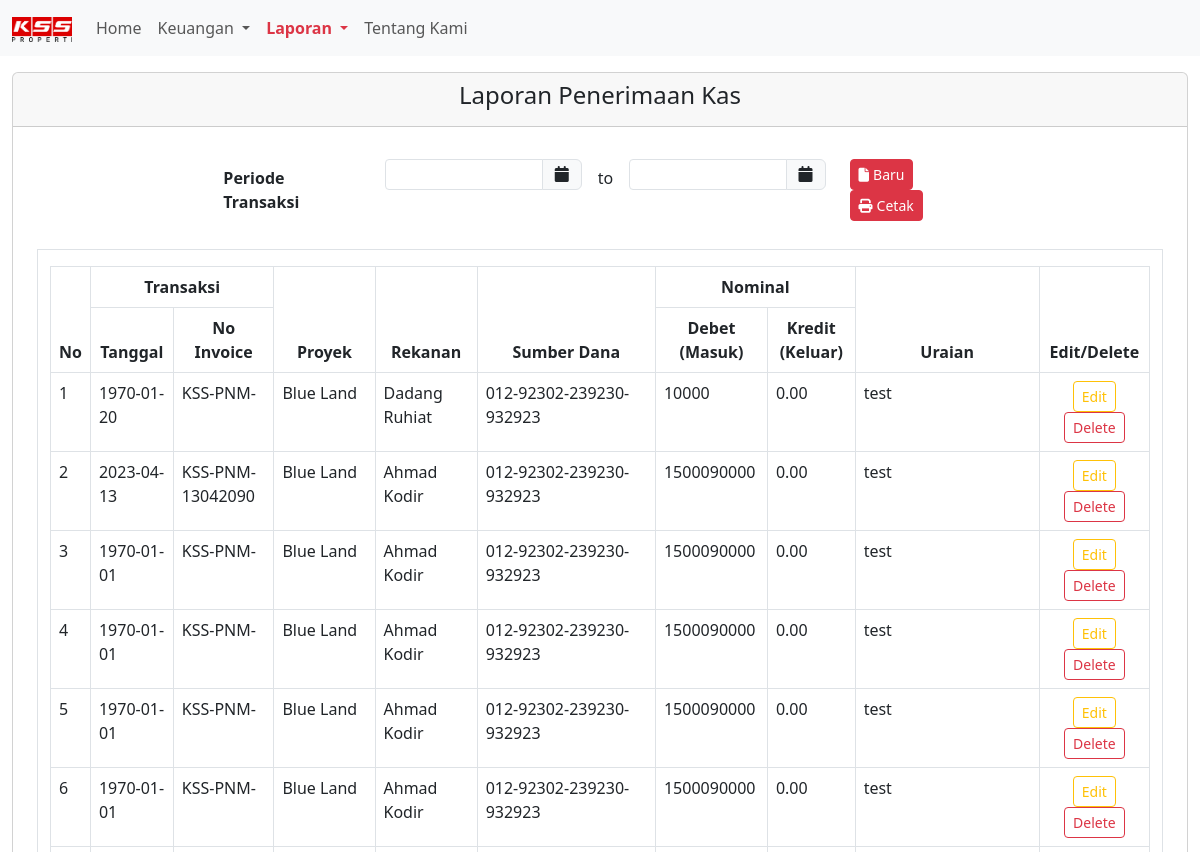
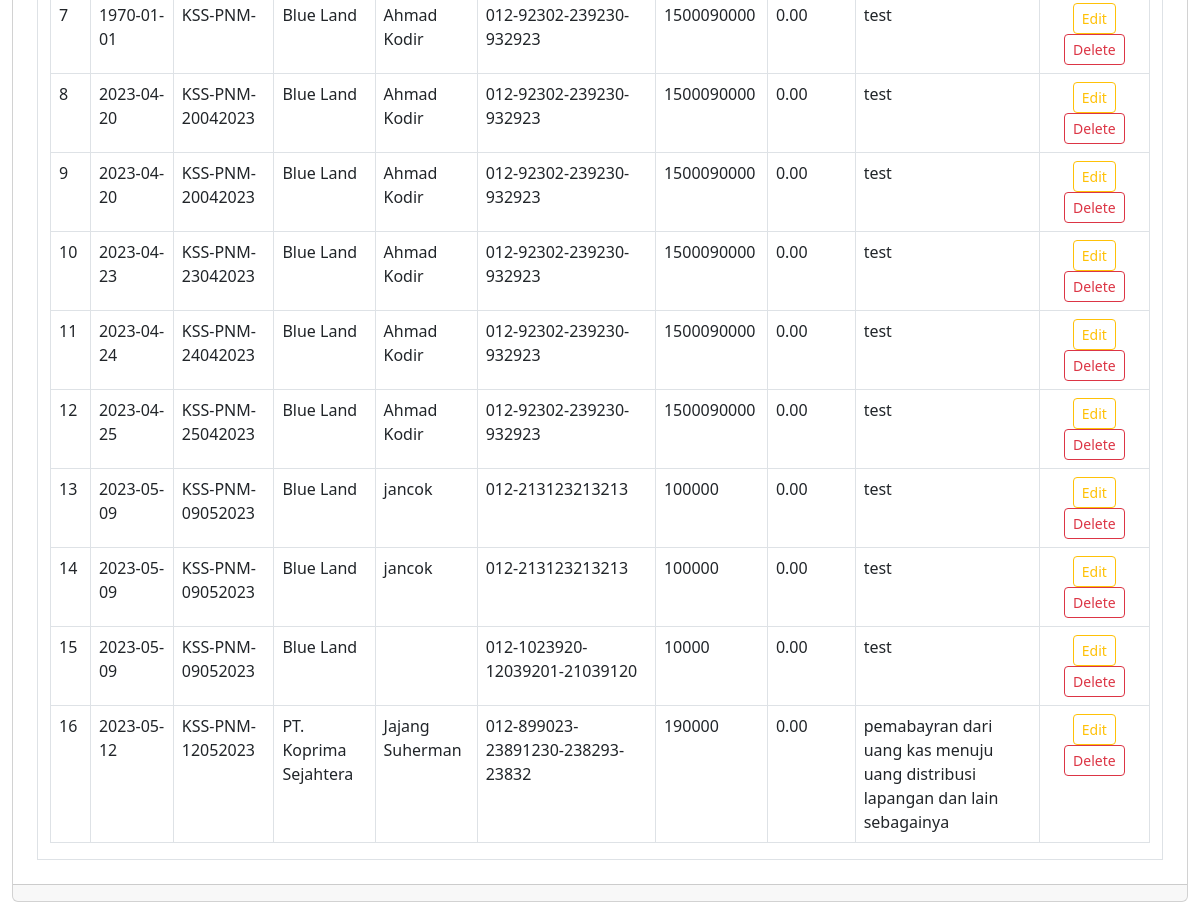
/laporan-penerimaan.php, run on an earlier commit of the app's database (2 pictures, top to bottom).
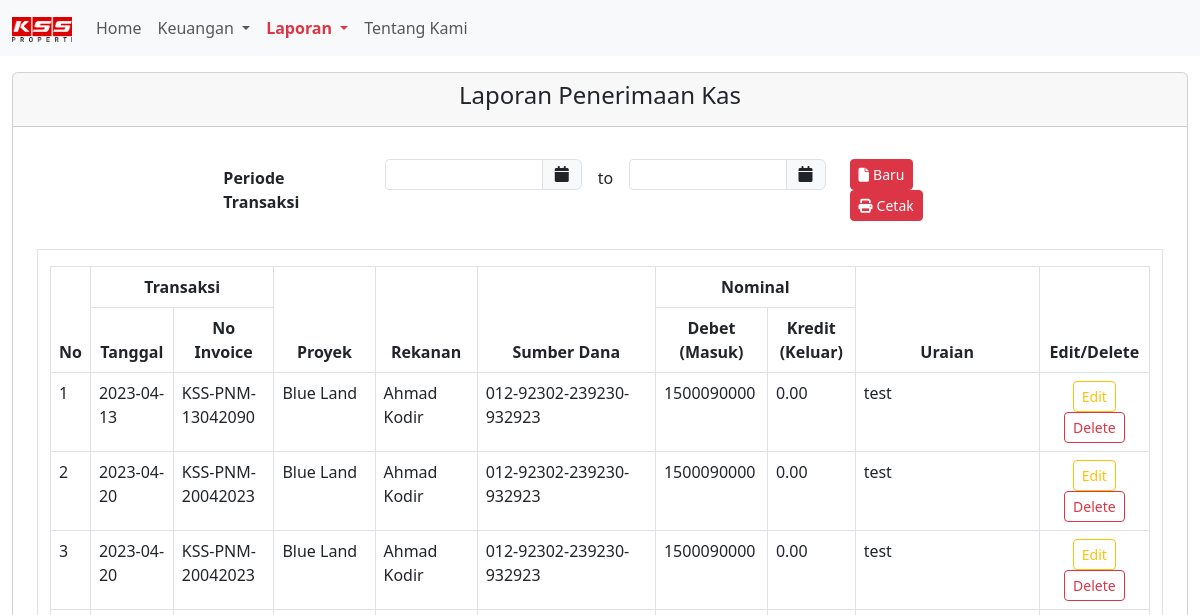
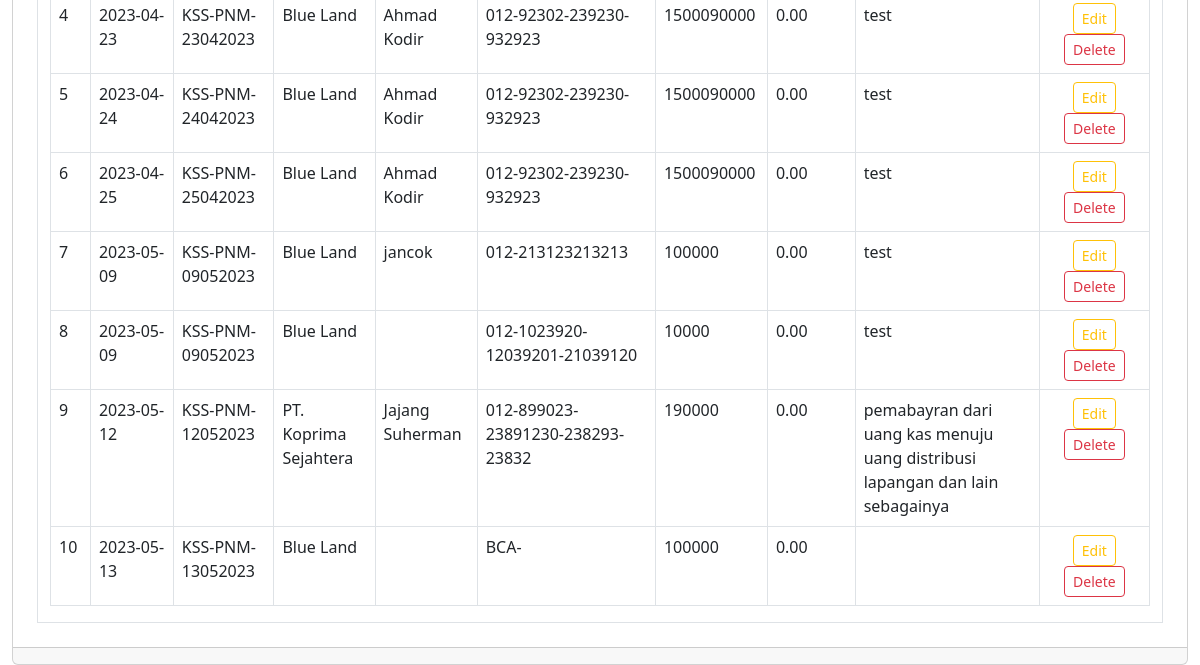
And on a later commit of the database (2 pictures, top to bottom).
### tables this page shows
CREATE TABLE `penerimaan_kas` (
  `id_penerimaan` int NOT NULL,
  `payment` varchar(255) NOT NULL,
  `no_invoice` varchar(255) NOT NULL,
  `tanggal` date NOT NULL,
  `caraBayar` varchar(255) NOT NULL,
  `kodeBank` varchar(255) NOT NULL,
  `noRekening` varchar(255) NOT NULL,
  `noGiro` varchar(255) NOT NULL,
  `nama_diterima` varchar(255) NOT NULL,
  `proyek` varchar(255) NOT NULL,
  `nilai_penerimaan` int NOT NULL,
  `ppn` int NOT NULL,
  `total_pnrm` int NOT NULL,
  `pot_pph` int DEFAULT NULL,
  `pot_lain` int NOT NULL,
  `total_bayar` int NOT NULL,
  `uraian` varchar(255) NOT NULL
);

CREATE TABLE `proyek` (
  `id` int NOT NULL,
  `nama` varchar(255) NOT NULL
);

### function.php (called while the page is built, shortened)
<?php
require "koneksi.php";
function query($query)
{
    global $conn;
    $result = mysqli_query($conn, $query);
    $rows = [];
    while ($row = mysqli_fetch_assoc($result)) {
        $rows[] = $row;
    }
    return $rows;
}

### laporan-penerimaan.php (the view, shortened to what the changed rows need)
<?php
require "function.php";
$penerimaan = query("SELECT * FROM penerimaan_kas LEFT JOIN proyek ON penerimaan_kas.proyek = proyek.id");
?>
<!DOCTYPE html>
<html lang="en">
<head>
  <link rel="stylesheet" href="./src/style/global.css" />
  <link rel="stylesheet" href="./src/bootstrap/bootstrap.min.css" />
  <link rel="stylesheet" href="./src/style/all.min.css" />
  <link rel="stylesheet" href="//code.jquery.com/ui/1.13.2/themes/base/jquery-ui.css">
</head>
<body>
  <section class="form-laporan-penerimaan">
    <div class="container-fluid">
      <div class="card">
        <div class="col-12 mt-1">
          <div class="container-fluid p-2">
            <div class="container-fluid border border-1">
              <div class="col-12 mt-3">
                <table class="table table-bordered">
                  <thead>
                    <tr class="text-center">
                      <th scope="col" rowspan="2">No</th>
                      <th scope="col" colspan="2">Transaksi</th>
                      <th scope="col" rowspan="2">Proyek</th>
                      <th scope="col" rowspan="2"> Rekanan </th>
                      <th scope="col" rowspan="2">Sumber Dana</th>
                      <th scope="col" colspan="2">Nominal</th>
                      <th scope="col" rowspan="2">Uraian</th>
                      <th scope="col" rowspan="2">Edit/Delete</th>
                    </tr>
                    <tr class="text-center">
                      <th> Tanggal </th>
                      <th> No Invoice </th>
                      <th>Debet (Masuk)</th>
                      <th>Kredit (Keluar)</th>
                    </tr>
                  </thead>
                  <tbody>
                    <tr>
                      <?php $i = 1; ?>
                      <?php foreach ($penerimaan as $row) : ?>
                        <td><?= $i ?></td>
                        <td><?= $row['tanggal'] ?></td>
                        <td><?= $row['no_invoice'] ?></td>
                        <td><?= $row['nama'] ?></td>
                        <td><?= $row['nama_diterima'] ?></td>
                        <td> <?= $row['kodeBank'] ?>-<?= $row['noRekening'] ?></td>
                        <td><?= $row['total_bayar'] ?></td>
                        <td> 0.00 </td>
                        <td><?= $row['uraian'] ?></td>
                        <td class="text-center">
                          <a type="button" id="tombolUbah" class="btn btn-outline-warning btn-sm" data-bs-toggle="modal" data-bs-target="#ubahModal" data-id_penerimaan="<?= $row['id_penerimaan'] ?>" data-tanggal="<?= $row['tanggal'] ?>" data-no_invoice="<?= $row['no_invoice'] ?>" data-nama="<?= $row['nama'] ?>" data-nama_diterima="<?= $row['nama_diterima'] ?>" data-no_rekening="<?= $row['noRekening'] ?>" data-total_bayar="<?= $row['total_bayar'] ?>" data-uraian="<?= $row['uraian'] ?>">
                            Edit
                          </a>
                          <a href="delete.php?id_penerimaan=<?= $row['id_penerimaan'] ?>" onclick="return confirm('Apakah anda yakin ingin menghapus data ini?')">
                            <button class="btn btn-outline-danger mx-1 btn-sm">Delete</button>
                          </a>
                        </td>
                    </tr>
                    <?php $i++; ?>
                  <?php endforeach; ?>
                  </tbody>
                </table>
              </div>
            </div>
          </div>
        </div>
      </div>
    </div>
  </section>
</body>
</html>

What changed in the data, as far as the page shows it:
removed penerimaan_kas: tanggal "1970-01-20", no_invoice "KSS-PNM-", proyek.nama "Blue Land", nama_diterima "Dadang Ruhiat", kodeBank "012", noRekening "92302-239230-932923", total_bayar "10000", uraian "test"
removed penerimaan_kas: tanggal "1970-01-01", no_invoice "KSS-PNM-", proyek.nama "Blue Land", nama_diterima "Ahmad Kodir", kodeBank "012", noRekening "92302-239230-932923", total_bayar "1500090000", uraian "test"
removed penerimaan_kas: tanggal "1970-01-01", no_invoice "KSS-PNM-", proyek.nama "Blue Land", nama_diterima "Ahmad Kodir", kodeBank "012", noRekening "92302-239230-932923", total_bayar "1500090000", uraian "test"
removed penerimaan_kas: tanggal "1970-01-01", no_invoice "KSS-PNM-", proyek.nama "Blue Land", nama_diterima "Ahmad Kodir", kodeBank "012", noRekening "92302-239230-932923", total_bayar "1500090000", uraian "test"
removed penerimaan_kas: tanggal "1970-01-01", no_invoice "KSS-PNM-", proyek.nama "Blue Land", nama_diterima "Ahmad Kodir", kodeBank "012", noRekening "92302-239230-932923", total_bayar "1500090000", uraian "test"
removed penerimaan_kas: tanggal "1970-01-01", no_invoice "KSS-PNM-", proyek.nama "Blue Land", nama_diterima "Ahmad Kodir", kodeBank "012", noRekening "92302-239230-932923", total_bayar "1500090000", uraian "test"
removed penerimaan_kas: tanggal "2023-05-09", no_invoice "KSS-PNM-09052023", proyek.nama "Blue Land", nama_diterima "jancok", kodeBank "012", noRekening "213123213213", total_bayar "100000", uraian "test"
added penerimaan_kas: tanggal "2023-05-13", no_invoice "KSS-PNM-13052023", proyek.nama "Blue Land", kodeBank "BCA", total_bayar "100000"
